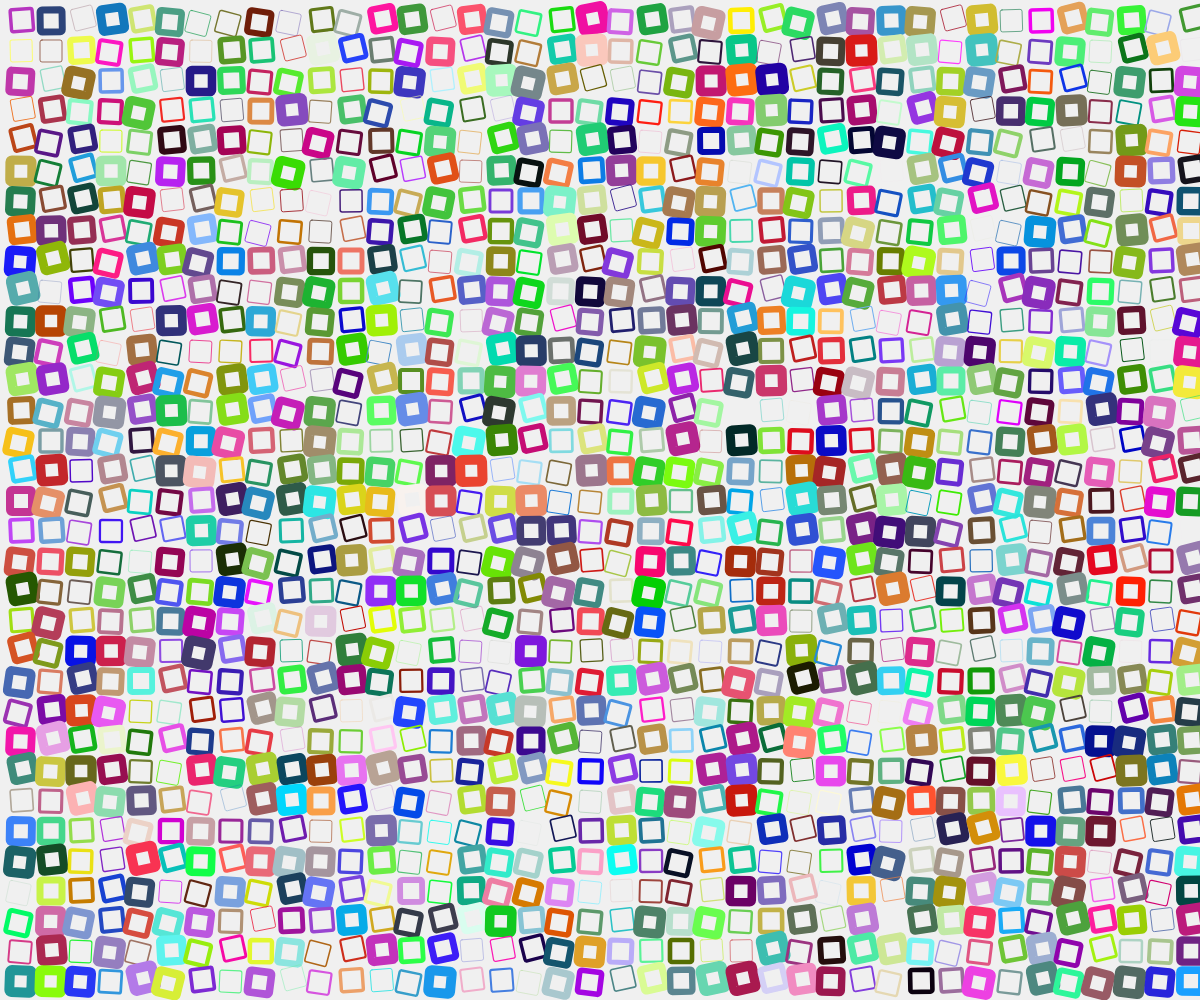
Frame 1 (no input)
Frame 60 (no input): identical to frame 1, image omitted
Frame 120 (the mouse pressed at the canvas centre since frame 60): identical to frame 1, image omitted

The p5.js sketch that drew this single still picture (run headless with seeded random() and noise() and a simulated clock; from frame 60 on, the mouse is pressed at the canvas centre):

// p5.js sketch
// ── sketch.js
function setup() {
  createCanvas(windowWidth, windowHeight);
  background(240, 240, 240);
  noFill();

  // draw a column of rows
  for (let y = 10; y < windowHeight; y += 30) {
    // draw a row of squares
    for (let x = 10; x < windowWidth; x += 30) {
      let rr = random(255);
      let rg = random(255);
      let rb = random(255);

      stroke(rr, rg, rb);
      push();
      let c = random(10);
      strokeWeight(c);
      translate(x, y);
      angleMode(DEGREES);
      let d = random(15);
      let e = random(-15);
      let de = random([-15,15]);
      if (de > 0) {
        rotate(d);
      } else {
        rotate(e);
      }
      rect(0, 0, 22, 22, 2, 2, 2, 2);
      pop();
    }
  }
}

function draw() {}
